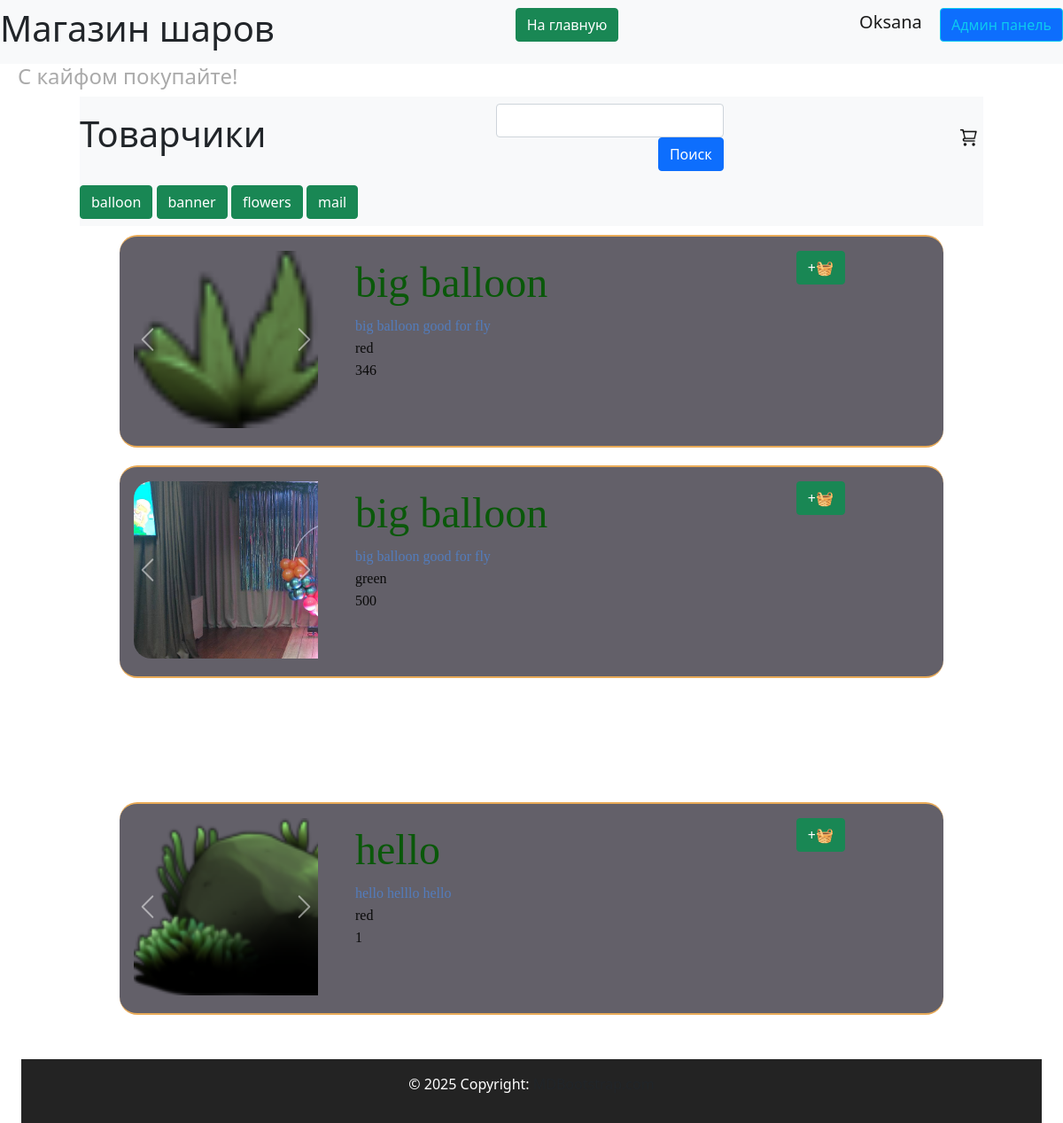
Page /index (signed in) on the committed database.
### data/users.py (models this page shows, shortened)
class User(SqlAlchemyBase, UserMixin, SerializerMixin):
    __tablename__ = 'users'
    id = sqlalchemy.Column(sqlalchemy.Integer,
                           primary_key=True, autoincrement=True)
    name = sqlalchemy.Column(sqlalchemy.String, nullable=True)
    tel = sqlalchemy.Column(sqlalchemy.String, nullable=True)
    email = sqlalchemy.Column(sqlalchemy.String,
                              index=True, unique=True, nullable=True)
    hashed_password = sqlalchemy.Column(sqlalchemy.String, nullable=True)
    created_date = sqlalchemy.Column(sqlalchemy.DateTime,
                                     default=datetime.datetime.now)
    basket = sqlalchemy.Column(sqlalchemy.String, default='{}')
    admin = sqlalchemy.Column(sqlalchemy.Boolean, default=False)
    tg_id = sqlalchemy.Column(sqlalchemy.String, nullable=True)
    confirmed = sqlalchemy.Column(sqlalchemy.Boolean, default=False)
    address = sqlalchemy.Column(sqlalchemy.String, nullable=True)
    orders = orm.relationship("Order", back_populates='user')

### data/types.py (models this page shows, shortened)
class Types(SqlAlchemyBase):
    __tablename__ = 'types'
    id = sqlalchemy.Column(sqlalchemy.Integer,
                           primary_key=True, autoincrement=True)
    title = sqlalchemy.Column(sqlalchemy.String, nullable=True)
    products = orm.relationship("ProductGroup", back_populates='type_relation')

### data/products.py (models this page shows, shortened)
class Products(SqlAlchemyBase, SerializerMixin):
    __tablename__ = 'products'
    id = sqlalchemy.Column(sqlalchemy.Integer,
                           primary_key=True, autoincrement=True)
    color = sqlalchemy.Column(sqlalchemy.String, nullable=True)
    sale = sqlalchemy.Column(sqlalchemy.Integer, nullable=True)
    cost = sqlalchemy.Column(sqlalchemy.Integer)
    remains = sqlalchemy.Column(sqlalchemy.Integer, nullable=True)
    img = sqlalchemy.Column(sqlalchemy.String, default='0_0_0_none.jpg')
    product_group_id = sqlalchemy.Column(sqlalchemy.Integer, sqlalchemy.ForeignKey("product_group.id"))
    product_group = orm.relationship('ProductGroup')
    def get_img(self):
        return self.img.split(', ')

### data/products_group.py (models this page shows, shortened)
class ProductGroup(SqlAlchemyBase, SerializerMixin):
    __tablename__ = 'product_group'
    id = sqlalchemy.Column(sqlalchemy.Integer,
                           primary_key=True, autoincrement=True)
    title = sqlalchemy.Column(sqlalchemy.String, nullable=True)
    description = sqlalchemy.Column(sqlalchemy.String, nullable=True)
    type = sqlalchemy.Column(sqlalchemy.Integer, sqlalchemy.ForeignKey("types.id"))
    type_relation = orm.relationship('Types')
    products = orm.relationship("Products", back_populates='product_group')

### server.py (the view)
@app.route("/", methods=['GET'])
@app.route("/index", methods=['GET'])
def index_get():
    search = request.args.get("search", default="sample", type=str)
    db_sess = db_session.create_session()
    types = db_sess.query(Types).all()
    return render_template('pages/index.html', types=types, view='nocube')

### data/db_session.py (called while the page is built)
def create_session() -> Session:
    global __factory
    return __factory()

### server.py (called while the page is built)
@login_manager.user_loader
def load_user(user_id):
    db_sess = db_session.create_session()
    return db_sess.query(User).get(user_id)

### templates/pages/index.html (shortened to what this page needs)
{% extends "base.html" %}
{% block content %}
<nav class="navbar navbar-light bg-light title-width">
    <div align="left">
        <h1>Товарчики</h1>
    </div>
    <div align="right">
        <form method="POST">
            <input type="text" id="text" name="text" class="form-control" align="left"/>
            <input type="submit" value="Поиск" class="btn btn-primary" align="right"/>
        </form>
    </div>
    <div align="right">
        <a href="/basket">
            <div class="basket-button"></div>
        </a>
    </div>
</nav>
<nav class="navbar navbar-light bg-light title-width">
    <div align="right">
        {% for type in types %}
        <a href="#{{type.title}}" class="btn btn-success">{{type.title}}</a>
        {% endfor %}
    </div>
</nav>
{% for type in types %}
<div class="menu">
    {% for group_product in type.products %}
    {% for product in group_product.products %}
    {% include 'includes/product.html' %}
    {% endfor %}
    {% endfor %}
</div>
{% endfor %}
{% endblock %}

### templates/includes/header.html
<header>
    <nav class="navbar navbar-light bg-light">
        <h1> Магазин шаров</h1>
        <p align="right">
            <a href="/index" class="btn btn-success"> На главную </a>
        </p>
        {% if current_user.is_authenticated %}
        <p align="right">
            <a class="navbar-brand" href="/logout">{{ current_user.name }}</a>
            {% if current_user.admin%}
            <a class="btn btn-primary btn btn-outline-info mr-2" href="/admin/products">Админ панель</a>
            {% endif %}
            {% else %}
        <p align="right">
            <a class="btn btn-primary " href="/register">Зарегистрироваться</a>
            <a class="btn btn-success" href="/login">Войти</a>
        </p>
        {% endif %}
    </nav>
    <h4 align="left">С кайфом покупайте!</h4>
</header>

### templates/includes/product.html (shortened to what this page needs)
{%if view == 'cube'%}
<link rel="stylesheet" href="{{ url_for('static', filename='css/product_cube_style.css') }}">
{%else%}
<link rel="stylesheet" href="{{ url_for('static', filename='css/product_style.css') }}">
{%endif%}
<div class="product menu-item">
    <div class="product-img-place">
        {% if product.get_img()[0]%}
        <div id="carousel{{product.id}}" class="carousel slide" data-bs-ride="false">
            <div class="carousel-inner">
                <div class="carousel-item active">
                    <img class="d-block product-img" src="/static/img/products/{{product.get_img()[0]}}"
                         alt="{{product.get_img()[0]}}">
                </div>
            </div>
            <a class="carousel-control-prev" href="#carousel{{product.id}}" role="button" data-slide="prev">
                <span class="carousel-control-prev-icon" aria-hidden="true"></span>
            </a>
            <a class="carousel-control-next" href="#carousel{{product.id}}" role="button" data-slide="next">
                <span class="carousel-control-next-icon" aria-hidden="true"></span>
            </a>
        </div>
        {%else%}
        <img class="product-img" src="/static/img/products/none.jpg"
             alt="/static/img/products/{{product.get_img()[0]}}"/>
        {%endif%}
    </div>
    <div class="product-description">
        <div align="left">
            <a href="/show_product/{{product.product_group_id}}/{{product.id}}"
               class="product-no-title text-decoration:none">
                <div>
                    <span class="product-description-title">{{product.product_group.title}}</span><br>
                    <span class="product-description-description">{{product.product_group.description}}</span><br>
                    <span class="product-description-color">{{product.color}}</span><br>
                    <span class="product-description-color">{{product.cost}}</span>
                </div>
            </a>
        </div>
    </div>
    <div class="product-button-plus">
        <button class="btn btn-success"
                onclick="addToBasket('{{ product.id }}'{% if current_user.is_authenticated %}, '{{current_user.id}}' {%endif%});">
            +🧺
        </button>
    </div>
</div>

### static/css/header.css (style rules this page uses)
:root { --main-color: #0179FA; --second-color: white; }

### static/css/footer.css (style rules this page uses)
:root { --main-color: #111111; --second-color: white; }

### static/css/style.css (style rules this page uses)
:root { --main-color: #0179FA; --second-color: #ffffff; --thirdly_color: #629ee3; }
body { background-color: var(--second-color); }

### static/css/mystyle.css (style rules this page uses)
html { --firstly-color: white; --secondary-color: rgba(91, 82, 212, 0.837); --thirdly-color: rgb(99, 96, 105); --fourly-color: rgb(144, 182, 242); --black: rgb(35, 35, 35); --dark-blue: #12191D; --white: #FFFFFF; --green: #33FF00; --caribbean: #00E197; --light-green: #8EEF8C; --turquoise: #12EEFF; --pink: #F053D5; --red: #FE785A; --gray-900: #0C1114; --gray-700: #242A2C; --gray-650: #495257; --gray-600: #424B4F; --gray-500: #495257; --gray-300: #8D979E; --gray-200: #ACB4B9; --gray-150: #AEB6BB; --gray-100: #EEF1F3; --gray-50: #F6F8F9; }
h4 { padding-left: 20px; color: #aaaaaa; }
.basket-button { width: 3vh; height: 3vh; border: none; background-image: url('../img/system/cart_icon.png'); background-size: cover; margin: 5px 5px; }
.menu { display: flex; justify-content: space-around; align-items: flex-start; flex-wrap: wrap; padding: 5vh; padding-top: 0; }
.menu-item { width: 30vh; height: 30vh; margin: 10px 5px; text-align: center; background-color: var(--thirdly-color); position: relative; border-radius: 20px; flex-basis: content; }
.title-width { min-width: 85vw; }
body { margin: 0; padding: 0; text-align: center; }

### static/css/product_style.css (style rules this page uses)
a { color:#537CBC; text-decoration:none; }
.product { border-top: 2px solid rgb(233 171 88); border-bottom: 2px solid rgb(233 171 88); display: grid; grid-template-columns: repeat(15, 1fr); grid-template-rows: repeat(3, 1fr); gap: 10px; grid-auto-rows: 1fr; }
.product > div { padding: 1em; color: #d9480f; }
.product-img-place { grid-column: 1 / 4; grid-row: 1 / 4; width: 30vh; height: 30vh; }
.product-img { height: 25vh; border-radius: 20px; object-fit: cover; }
.product-description { grid-column: 4 / 11; grid-row: 1 / 4; }
.product-description-title { font-size: 3rem; font-family: cursive; color: rgb(10 88 10); text-align: left; }
.product-description-description { font-family: cursive; color: #537CBC; text-align: left; }
.product-description-color { font-family: cursive; color: rgb(10 10 10); text-align: left; }
.product-no-title { color: rgb(1 1 1); }
.product-button-plus { grid-column: 12 / 15; grid-row: 1 / 2; }

### rows in the picture
User: name "Oksana"
Types: title "balloon"
Types: title "banner"
Types: title "flowers"
Types: title "mail"
Products: shows a picture, product_group "big balloon", product_group.description "big balloon good for fly", color "red", cost "346"
Products: shows a picture, product_group "big balloon", product_group.description "big balloon good for fly", color "green", cost "500"
Products: shows a picture, product_group "hello", product_group.description "hello helllo hello", color "red", cost "1"
